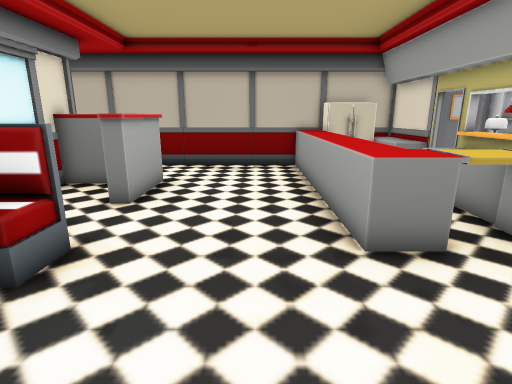
[1] (above)

16 first-person views from a walk through a 3-D level made in the Unity game engine. The camera is 1.4 m above the floor, tilts 14° down and sees 80° across. The floor is counted in squares, 0.5 m on a side. Each view is taken from the middle of a square. On the plan, view 1 faces up. The plan holds only what a view shows up to about 20 squares ahead; the rest is blank. Door leaves are left out, so doorways stand open.

[2]
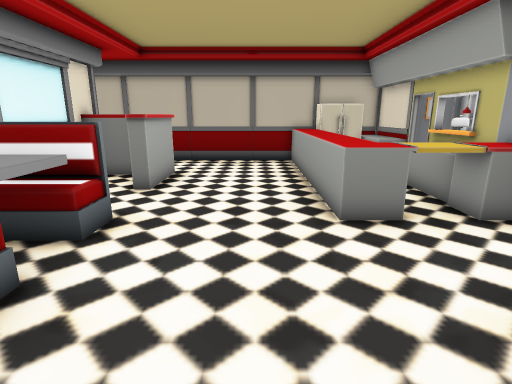

[3]
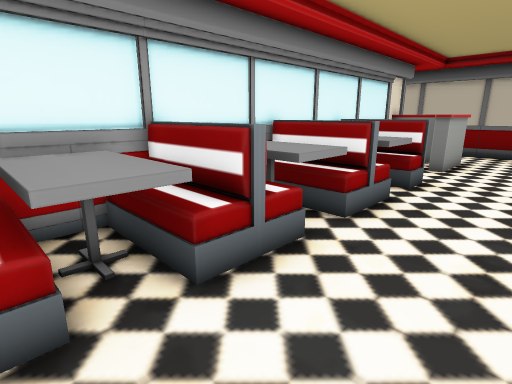

[4]
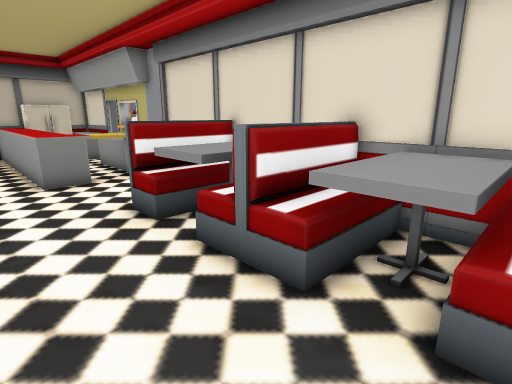

[5]
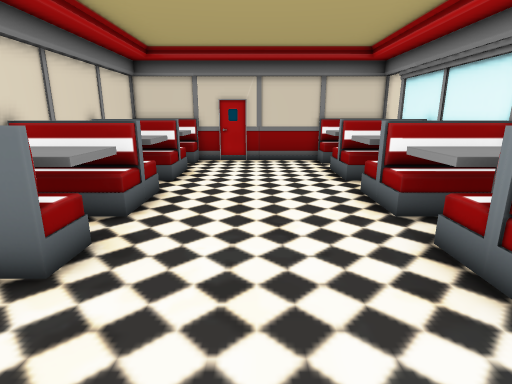

[6]
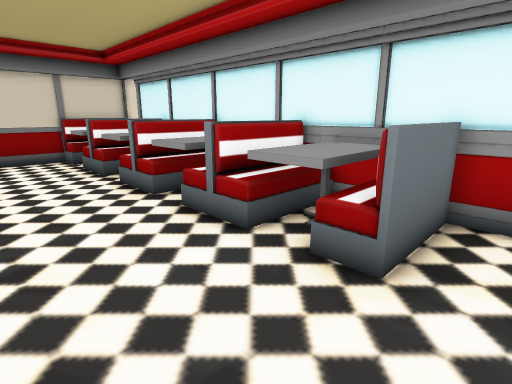

[7]
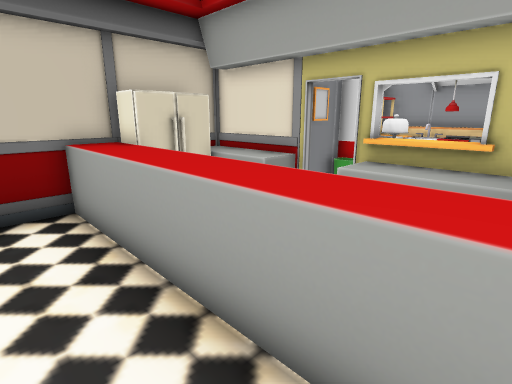

[8]
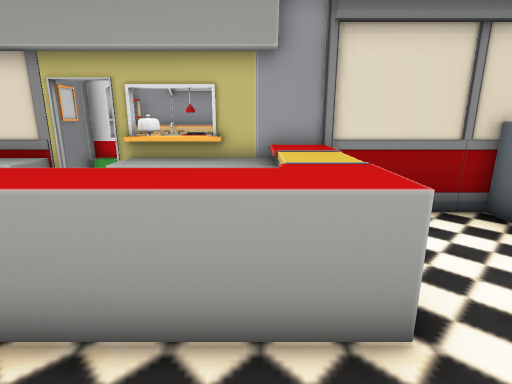

[9]
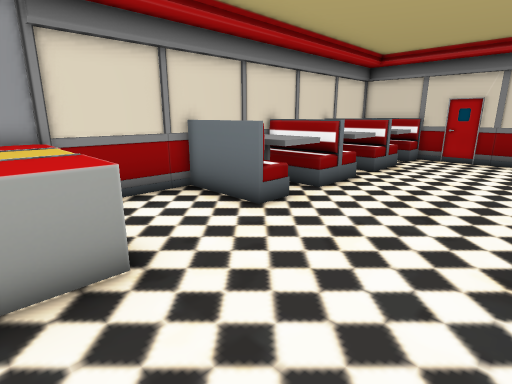

[10]
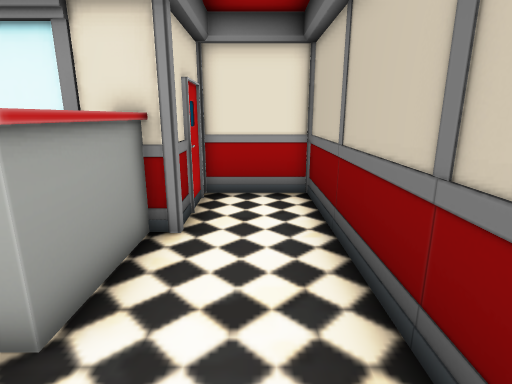

[11]
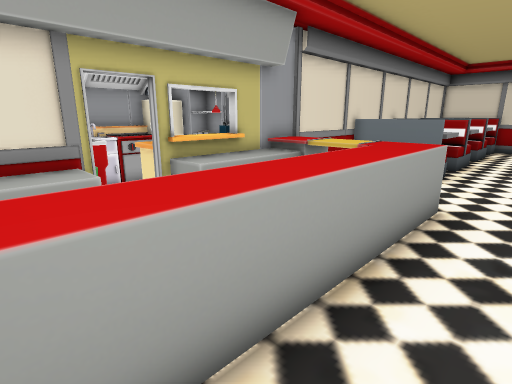

[12]
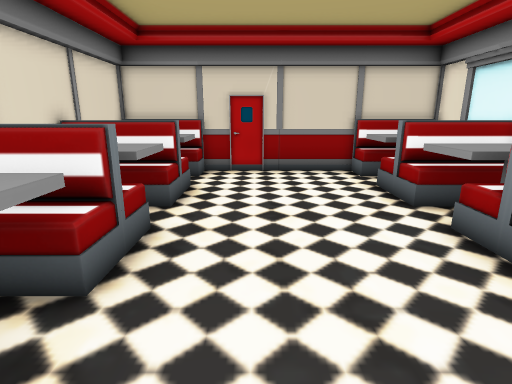

[13]
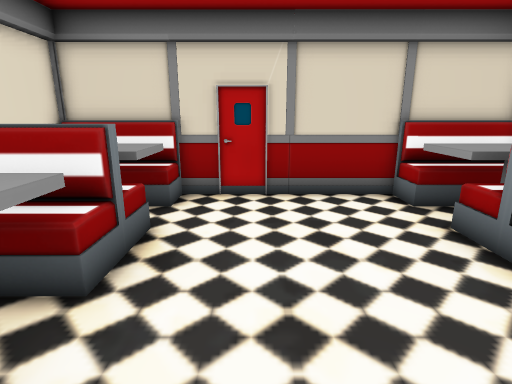

[14]
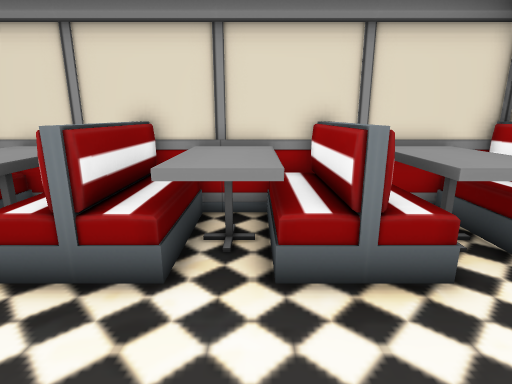

[15]
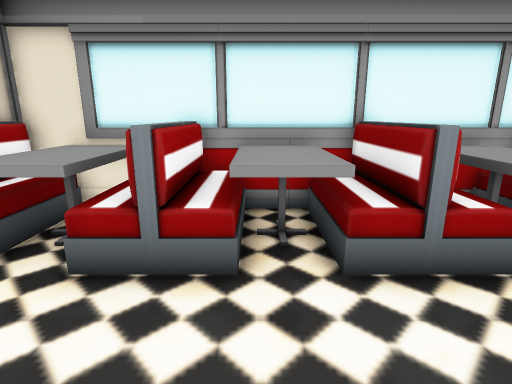

[16]
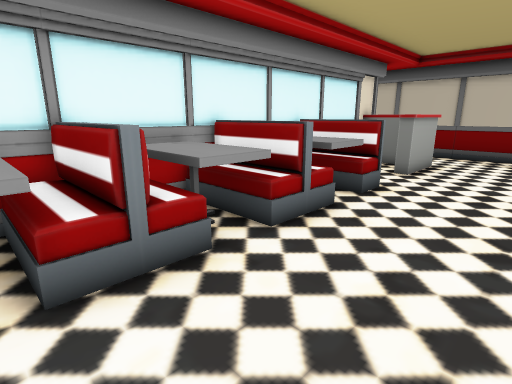

### Floor plan
Key: @ floor where view 1 was taken; # wall or solid block; . main floor; : floor 0.5 m higher than the main floor; + floor 1 m higher than the main floor; D open door; = window, fence, low wall or low ledge; ^ raised ledge; F fridge; S shelf; L lamp; O other object.
Columns run from 12 left of view 1 to 10 right of it. Each row starts with its distance up from view 1.
 18 ###############^#  ^#
 17 #.............^^FFF^#
 16 #.............^^FFF^#
 15 #.............^^^ .^#
 14 #####.........^^^ .^###
 13     ^^^^^.....^^^ ..D.#
 12     #.. ^.....^^^ ..D##
 11     #..^^.....^^^ .^S^
 10     #..^^.....^^^..^SL
  9     #.........^^^..^ O
  8     #.........^^^.^^###
  7     #.........^^^^^^#
  6     #===#......^^^^^#
  5     #^^^^...........#
  4     #^^^^...........#
  3     #^^^^...........#
  2     #^^^^...........#
  1     #####.......====#
  0     #^^^^...@...:::=#
 -1     #^^^^.......#++=#
 -2     #^^^^.......#++ #
 -3     #^^^^.......::::#
 -4     #####.......#^^##
 -5     #^^^^.......::::#
 -6     #^^^^.......#++##
 -7     #^^^^.......#++##
 -8     #^^^^.......::::#
 -9     #####.......#^^##
-10     #^^^^.......::::#
-11     #^^^^.......#++##
-12     #^^^^.......#++##
-13     ^^^^^.......::::#
-14     #################

Where each view was taken, in squares from view 1:
view 1: 0 up, 0 right, facing up
view 2: 2 down, 0 right, facing up
view 3: 8 down, 0 right, facing up-left
view 4: 8 down, 0 right, facing up-right
view 5: 6 up, 0 right, facing down
view 6: 8 up, 1 right, facing down-left
view 7: 8 up, 0 right, facing up-right
view 8: 8 up, 1 left, facing right
view 9: 8 up, 3 left, facing down-right
view 10: 16 up, 1 left, facing left
view 11: 16 up, 0 right, facing down-right
view 12: 2 up, 1 right, facing down
view 13: 3 down, 1 right, facing down
view 14: 7 down, 1 left, facing right
view 15: 7 down, 1 right, facing left
view 16: 6 down, 1 right, facing up-left
